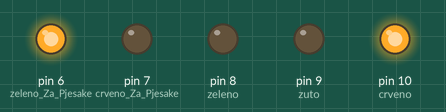
Recording of a sketch running on a simulated Arduino Uno, built with avr-gcc and run on an emulated ATmega328P. Shown: output pins drawn as LEDs (lit = HIGH).

Above: at 0.1 s.
At 5.1 s:
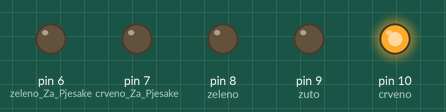
At 8.1 s:
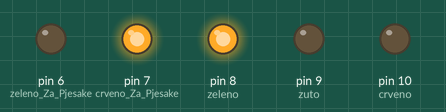
At 18.1 s:
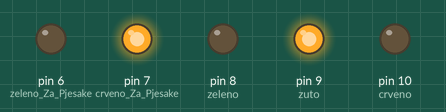
At 27.1 s:
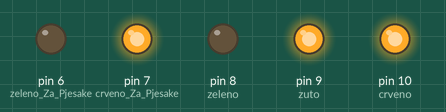
At 36.1 s:
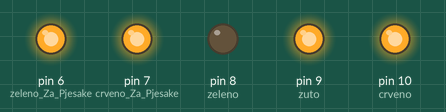
Timing chart, 0 to 37.6 s (numbered marks = the images above):
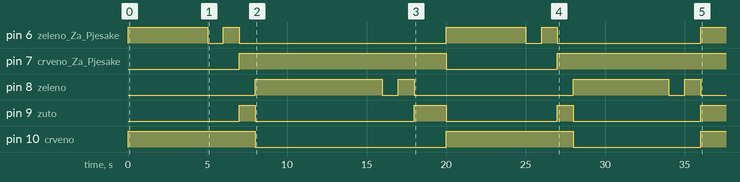

Measured:
- by itself, pin 6 (zeleno_Za_Pjesake): LOW → HIGH at 0.00 s, → LOW 5.0 s later, → HIGH 1.0 s later, → LOW 1.0 s later, … (9 changes in this stretch)
- by itself, pin 7 (crveno_Za_Pjesake): LOW → HIGH at 7.0 s, → LOW 13.0 s later, → HIGH 7.0 s later
- by itself, pin 8 (zeleno): LOW → HIGH at 8.0 s, → LOW 8.0 s later, → HIGH 1.0 s later, → LOW 1.0 s later, … (8 changes in this stretch)
- by itself, pin 9 (zuto): goes HIGH 1.0 s, LOW 10.0 s, HIGH 2.0 s, LOW 7.0 s, HIGH 1.0 s, LOW 8.0 s, then HIGH
- by itself, pin 10 (crveno): goes HIGH 8.0 s, LOW 12.0 s, HIGH 8.0 s, LOW 8.0 s, then HIGH

The sketch:

Traffic_Light_B.ino
```cpp
int crveno=10;
int zuto=9;
int zeleno=8;

int crveno_Za_Pjesake=7;
int zeleno_Za_Pjesake=6;

void setup()
{
  pinMode(crveno, OUTPUT);
  pinMode(zuto, OUTPUT);
  pinMode(zeleno, OUTPUT);

  pinMode(crveno_Za_Pjesake,OUTPUT);
  pinMode(zeleno_Za_Pjesake,OUTPUT);

}
void loop()
{
  digitalWrite(crveno,HIGH);
  digitalWrite(zeleno_Za_Pjesake,HIGH);
  delay(5000);
  digitalWrite(zeleno_Za_Pjesake,LOW);
  delay(1000);
  digitalWrite(zeleno_Za_Pjesake,HIGH);
  delay(1000);
  digitalWrite(zeleno_Za_Pjesake,LOW);
  digitalWrite(crveno_Za_Pjesake,HIGH);
  digitalWrite(zuto,HIGH);
  delay(1000);
  digitalWrite(zuto,LOW);
  digitalWrite(crveno,LOW);
  digitalWrite(zeleno,HIGH);
  delay(8000);
  digitalWrite(zeleno,LOW);
  delay(1000);
  digitalWrite(zeleno,HIGH);
  delay(1000);
  digitalWrite(zeleno,LOW);
  digitalWrite(zuto,HIGH);
  delay(2000);
  digitalWrite(zuto,LOW);
  digitalWrite(crveno,HIGH);
  digitalWrite(crveno_Za_Pjesake,LOW);
  digitalWrite(zeleno_Za_Pjesake,HIGH);
  delay(5000);
  digitalWrite(zeleno_Za_Pjesake,LOW);
  delay(1000);
  digitalWrite(zeleno_Za_Pjesake,HIGH);
  delay(1000);
  digitalWrite(zeleno_Za_Pjesake,LOW);
  digitalWrite(crveno_Za_Pjesake,HIGH);
  digitalWrite(zuto,HIGH);
  delay(1000);
  digitalWrite(crveno,LOW);
  digitalWrite(zuto,LOW);
  digitalWrite(zeleno,HIGH);
  delay(6000);
  digitalWrite(zeleno,LOW);
  delay(1000);
  digitalWrite(zeleno,HIGH);
  delay(1000);
  digitalWrite(zeleno,LOW);
  digitalWrite(zuto,HIGH);
}
```
